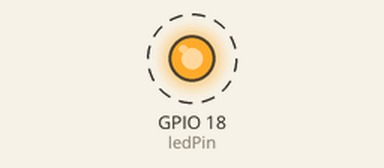
Simulated run of this program. Board: Raspberry Pi (BCM pin numbers). Shown: output pins drawn as LEDs (lit = HIGH). Dashed ring = blinking. What the program prints to the terminal is not drawn.

Above: at 0.5 s.
Timing chart, 0 to 4.6 s (numbered marks = the images above):
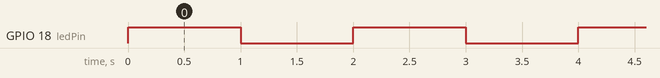

The program:

blink.py
```python
#!/usr/bin/env python
import RPi.GPIO as GPIO
import time

ledPin = 18

def setup():
    GPIO.setmode(GPIO.BCM)
    GPIO.setup(ledPin, GPIO.OUT)
    GPIO.output(ledPin, GPIO.LOW)
    print('using pin %d'%ledPin)

def loop():
    while True:
        GPIO.output(ledPin, GPIO.HIGH)
        print('...LED on')
        time.sleep(1)
        GPIO.output(ledPin, GPIO.LOW)
        print('...LED off')
        time.sleep(1)

def destroy():
    GPIO.output(ledPin, GPIO.LOW)
    GPIO.cleanup()

if __name__ == '__main__':
    try:
        setup()
        try:
            loop()
        except KeyboardInterrupt: # When 'Ctrl+C' is pressed, do cleanup
            destroy()
    except:
        print('An error occurred...')
```

Measured:
- by itself, GPIO 18 (ledPin): alternates HIGH for 1.0 s and LOW for 1.0 s
